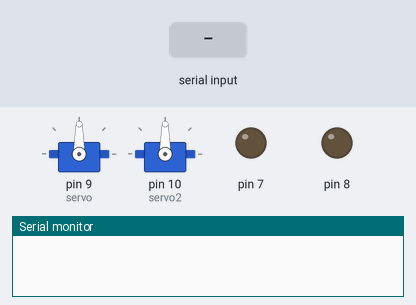
Simulated run of this sketch. Board: Arduino Uno, built with avr-gcc and run on an emulated ATmega328P. Parts: 2 × servo, output pins drawn as LEDs (lit = HIGH), the last lines printed to the serial monitor. The inputs (shaded band) are chosen by the test bench.

Above: at 1.2 s.
1.3 s: "2" received over Serial
At 2.2 s:
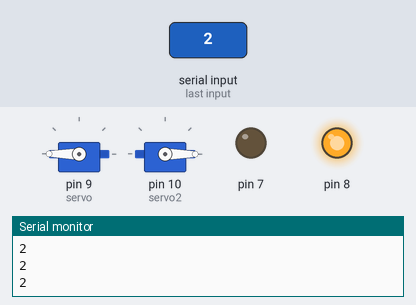
2.8 s: "1" received over Serial
At 3.5 s:
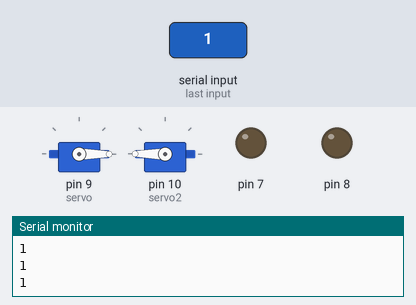
4.3 s: "0" received over Serial
At 4.7 s:
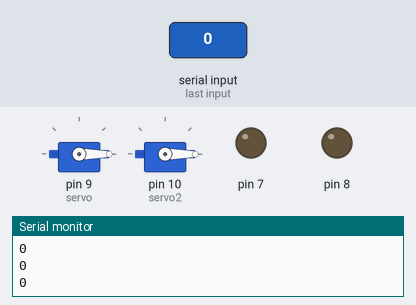
Timing chart, 0 to 7.3 s (numbered marks = the images above; inputs shaded):
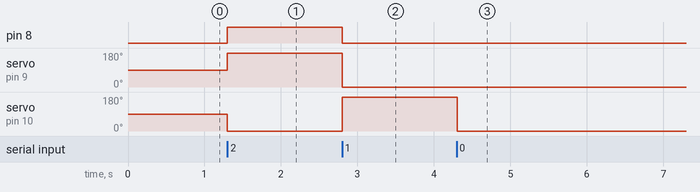

The sketch:

youssef_cap2.ino
```cpp
#include <Servo.h>
Servo servo;
Servo servo2;
int pos = 0;
int pos2 = 0;
int pos3 = 0;
int state=0;
void setup() {
  servo.attach(9);
  servo2.attach(10);
  pinMode(8, OUTPUT);
  pinMode(7, OUTPUT);
  Serial.begin(9600);
}
void loop() {
 if(Serial.available() > 0){
    state = Serial.read();
 }
 if (state == '2') {
  digitalWrite(8, HIGH);
Serial.println("2");
  servo2.write(0);
  servo.write(180);
delay(100);
}
if (state == '1')
{
   digitalWrite(8, LOW);
Serial.println("1");
 servo.write(0);
 servo2.write(180);
delay(100);
  }

 if (state == '0') {
Serial.println("0");
   servo.write(0);
   servo2.write(0);
   delay(100);
 }

}
```

Measured:
- after the input at 1.3 s, pin 8: LOW → HIGH at once; servo on pin 9 (servo): 90° → 180° at once; servo on pin 10 (servo2): 90° → 0° at once
- after the input at 2.8 s, pin 8: HIGH → LOW at once; servo on pin 9 (servo): 180° → 0° at once; servo on pin 10 (servo2): 0° → 180° at once
- after the input at 4.3 s, servo on pin 10 (servo2): 180° → 0° at once
